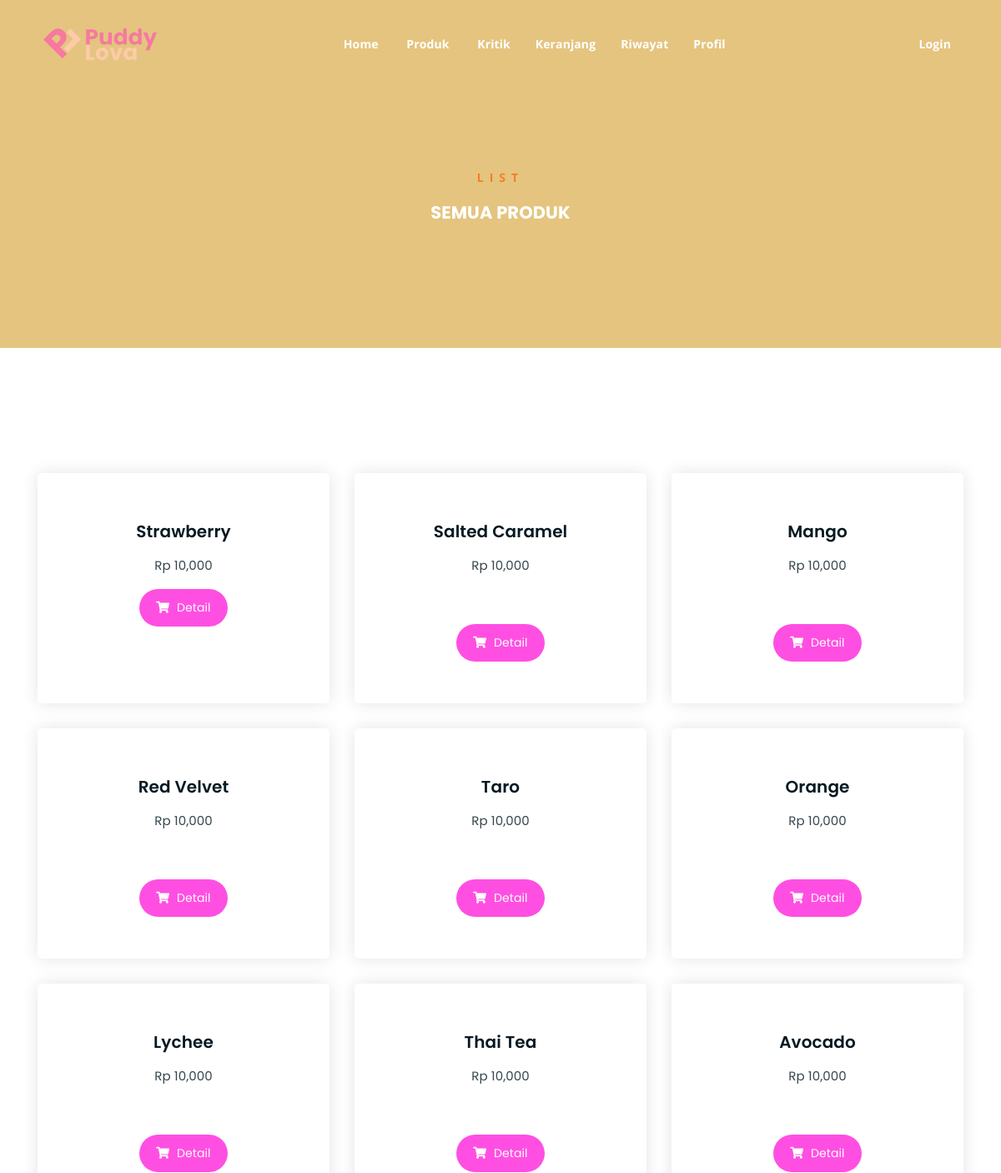
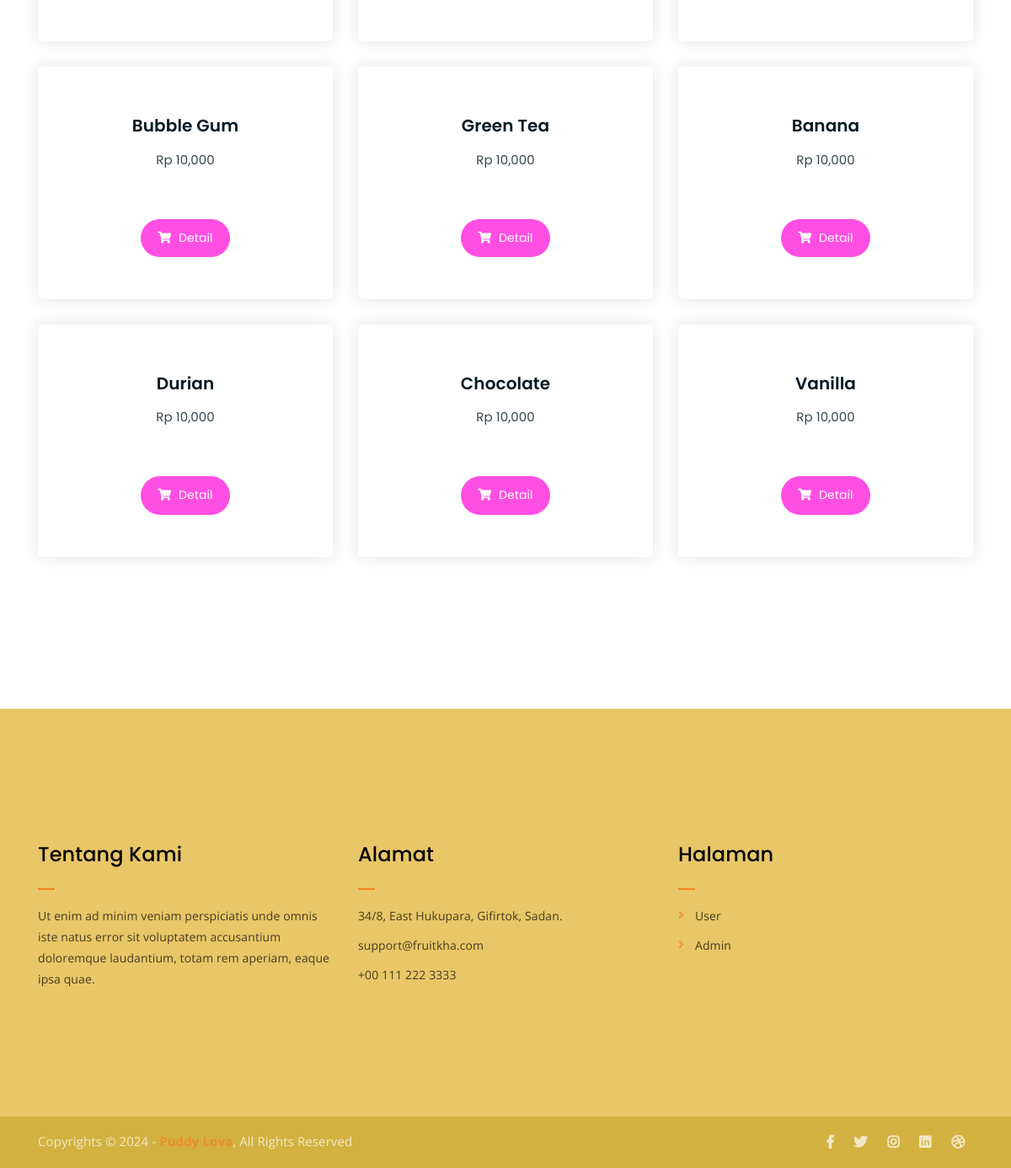
/produk.php, run on the app's committed database (2 pictures, top to bottom).
### tables this page shows
CREATE TABLE `promosi` (
  `id_promosi_produk` int(11) NOT NULL,
  `id_produk` varchar(55) NOT NULL,
  `promo_lama` varchar(55) NOT NULL,
  `promo_baru` varchar(55) NOT NULL,
  `mulai` varchar(55) NOT NULL,
  `berakhir` varchar(55) NOT NULL
);

CREATE TABLE `produk` (
  `id` int(11) NOT NULL,
  `id_produk` varchar(11) NOT NULL,
  `nama_produk` varchar(55) NOT NULL,
  `gambar` varchar(55) NOT NULL,
  `harga` varchar(55) NOT NULL,
  `stok_produk` varchar(11) NOT NULL,
  `deskripsi` varchar(1000) NOT NULL
);

### produk.php (the view, shortened to what this page needs)
<?php
require('./app/database/db.php');
?>
<!DOCTYPE html>
<html lang="en">
<head>
	<link rel="stylesheet" href="assets/css/all.min.css">
	<link rel="stylesheet" href="assets/bootstrap/css/bootstrap.min.css">
	<link rel="stylesheet" href="assets/css/owl.carousel.css">
	<link rel="stylesheet" href="assets/css/magnific-popup.css">
	<link rel="stylesheet" href="assets/css/animate.css">
	<link rel="stylesheet" href="assets/css/meanmenu.min.css">
	<link rel="stylesheet" href="assets/css/main.css">
	<link rel="stylesheet" href="assets/css/responsive.css">
</head>
<body>
	<?php include('./include/nav.php') ?>
	<div class="breadcrumb-section breadcrumb-bg">
		<div class="container">
			<div class="row">
				<div class="col-lg-8 offset-lg-2 text-center">
					<div class="breadcrumb-text">
						<p>LIST</p>
						<h4 style="color: #fff;">SEMUA PRODUK</h4>
					</div>
				</div>
			</div>
		</div>
	</div>
	<div class="product-section mt-150 mb-150">
		<div class="container">
		<div class="row">
			<?php
				$produk = mysqli_query($conn, "SELECT * FROM produk LEFT JOIN promosi ON produk.id_produk = promosi.id_produk WHERE produk.stok_produk > 0");
				while ($p = mysqli_fetch_array($produk)) {
			?>
			<a href="produk-detail.php?id_produk=<?= $p['id_produk']?>">
				<div class="col-lg-4 col-md-6 text-center card">
					<div class="single-product-item" style="height: 100%;">
						<div class="product-image">
						</div>
						<h3><?php echo $p['nama_produk'] ?></h3>
							<p class="product-price"><span>Rp <?php echo number_format($p['harga']) ?></span></p>
							<?php if($p['promo_lama'] == 0 || $p['promo_baru'] == 0){ ?>
							<p class="product-price"><span <span style="color: #fff;">x</span></p>
							<?php } ?>
						<a href="produk-detail.php?id_produk=<?= $p['id_produk']?>" class="cart-btn"><i class="fas fa-shopping-cart"></i> Detail</a>
					</div>
				</div>
				</a>
			<?php } ?>
			</div>
		</div>
	</div>
	<?php include('./include/footer.php') ?>
</body>
</html>

### assets/css/main.css (style rules this page uses)
html { font-size: 14px; font-weight: 400; line-height: 28px; height: 100%; }
body { font-family: "Open Sans", sans-serif; font-weight: 400; font-size: 1rem; letter-spacing: 0.1px; line-height: 1.8; color: #051922; overflow-x: hidden; }
a { cursor: pointer; text-decoration: none; -webkit-transition: all 0.2s ease-in-out; -o-transition: all 0.2s ease-in-out; transition: all 0.2s ease-in-out; }
h1, .h1, h2, .h2, h3, .h3, h4, .h4, h5, .h5, h6, .h6 { font-family: "Poppins", sans-serif; font-weight: 700; margin: 0 0 1.25rem 0; color: #051922; }
h1:last-child, .h1:last-child, h2:last-child, .h2:last-child, h3:last-child, .h3:last-child, h4:last-child, .h4:last-child, h5:last-child, .h5:last-child, h6:last-child, .h6:last-child { margin: 0; }
h3, .h3 { font-size: 2rem; font-weight: 700; line-height: 2.25rem; }
h4, .h4 { font-size: 1.5rem; font-weight: 700; line-height: 1.75rem; }
p { font-family: "Open Sans", sans-serif; font-weight: 400; font-size: 1rem; letter-spacing: 0.1px; line-height: 1.8; color: #051922; margin: 0 0 1.25rem 0; }
p:last-child { margin: 0; }
.mt-150 { margin-top: 150px; }
.mb-150 { margin-bottom: 150px; }
a.boxed-btn, a.bordered-btn, a.cart-btn, button.cart-btn { border-radius: 50px; border: none; }
.breadcrumb-bg { background-image: url(../img/breadcrumb-bg.jpg); }
.breadcrumb-text p { color: #f28123; font-weight: 700; text-transform: uppercase; letter-spacing: 7px; }
.breadcrumb-section { padding: 150px 0; background-size: cover; background-position: center center; position: relative; z-index: 1; background-attachment: fixed; padding-top: 200px; }
.breadcrumb-section:after { position: absolute; left: 0; top: 0; width: 100%; height: 100%; content: ""; background-color: #e0b862; z-index: -1; opacity: 0.8; }
a.cart-btn { -webkit-transition: 0.3s; -o-transition: 0.3s; transition: 0.3s; }
.single-product-item { -webkit-transition: 0.3s; -o-transition: 0.3s; transition: 0.3s; }
html, body { height: 100%; }
.single-product-item { margin-bottom: 30px; }
.product-image { padding: 30px; padding-bottom: 0; }
.single-product-item h3 { font-size: 20px; font-weight: 600; margin-bottom: 10px; }
p.product-price { font-family: "Poppins", sans-serif; font-size: 30px; font-weight: 700; margin-bottom: 15px; }
p.product-price span { display: block; opacity: 0.8; font-size: 15px; font-weight: 400; }
a.cart-btn { font-family: "Poppins", sans-serif; display: inline-block; background-color: #ff4fe2; color: #fff; padding: 10px 20px; }
a.cart-btn i { margin-right: 5px; }
.single-product-item { -webkit-box-shadow: 0 0 20px #e4e4e4; box-shadow: 0 0 20px #e4e4e4; padding-bottom: 50px; border-radius: 5px; }

### produk.php (style rules this page uses)
.card { border: none; }

### data on the page
promosi: produk.nama_produk "Strawberry", produk.harga "10,000"
promosi: produk.nama_produk "Salted Caramel", produk.harga "10,000"
promosi: produk.nama_produk "Mango", produk.harga "10,000"
promosi: produk.nama_produk "Red Velvet", produk.harga "10,000"
promosi: produk.nama_produk "Taro", produk.harga "10,000"
promosi: produk.nama_produk "Orange", produk.harga "10,000"
promosi: produk.nama_produk "Lychee", produk.harga "10,000"
promosi: produk.nama_produk "Thai Tea", produk.harga "10,000"
promosi: produk.nama_produk "Avocado", produk.harga "10,000"
promosi: produk.nama_produk "Bubble Gum", produk.harga "10,000"
promosi: produk.nama_produk "Green Tea", produk.harga "10,000"
promosi: produk.nama_produk "Banana", produk.harga "10,000"
promosi: produk.nama_produk "Durian", produk.harga "10,000"
promosi: produk.nama_produk "Chocolate", produk.harga "10,000"
promosi: produk.nama_produk "Vanilla", produk.harga "10,000"
